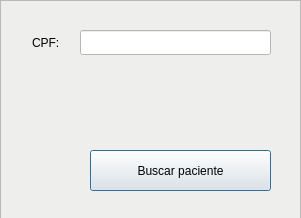
<?xml version="1.0" encoding="UTF-8"?>
<ui version="4.0">
 <class>SearchPatientWindow</class>
 <widget class="QMainWindow" name="SearchPatientWindow">
  <property name="geometry">
   <rect>
    <x>0</x>
    <y>0</y>
    <width>301</width>
    <height>218</height>
   </rect>
  </property>
  <property name="windowTitle">
   <string>Buscar paciente</string>
  </property>
  <widget class="QWidget" name="centralwidget">
   <widget class="QFrame" name="frame">
    <property name="geometry">
     <rect>
      <x>0</x>
      <y>0</y>
      <width>301</width>
      <height>221</height>
     </rect>
    </property>
    <property name="styleSheet">
     <string notr="true">background-color: rgb(238, 238, 236);</string>
    </property>
    <property name="frameShape">
     <enum>QFrame::StyledPanel</enum>
    </property>
    <property name="frameShadow">
     <enum>QFrame::Raised</enum>
    </property>
    <widget class="QLineEdit" name="lineEdit_2">
     <property name="geometry">
      <rect>
       <x>30</x>
       <y>30</y>
       <width>51</width>
       <height>25</height>
      </rect>
     </property>
     <property name="text">
      <string>CPF:</string>
     </property>
     <property name="frame">
      <bool>false</bool>
     </property>
     <property name="readOnly">
      <bool>true</bool>
     </property>
    </widget>
    <widget class="QLineEdit" name="cpf">
     <property name="geometry">
      <rect>
       <x>80</x>
       <y>30</y>
       <width>191</width>
       <height>25</height>
      </rect>
     </property>
     <property name="styleSheet">
      <string notr="true">background-color: rgb(255, 255, 255);</string>
     </property>
    </widget>
    <widget class="QPushButton" name="searchPatientButton">
     <property name="geometry">
      <rect>
       <x>90</x>
       <y>150</y>
       <width>181</width>
       <height>41</height>
      </rect>
     </property>
     <property name="text">
      <string>Buscar paciente</string>
     </property>
     <property name="default">
      <bool>true</bool>
     </property>
    </widget>
   </widget>
  </widget>
 </widget>
 <resources/>
 <connections/>
</ui>
